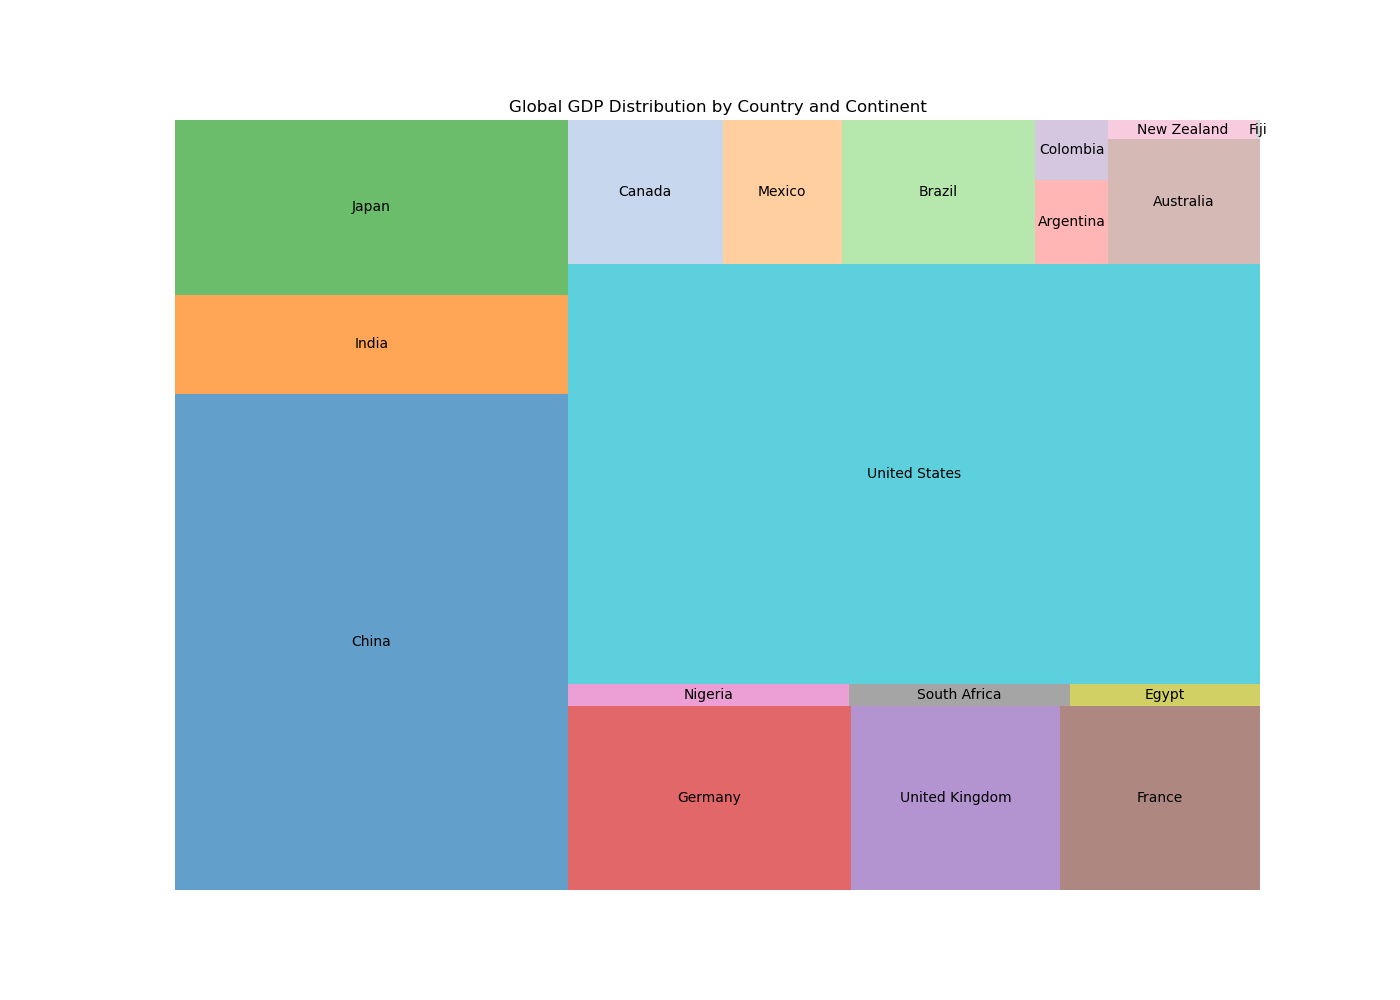

Generate this figure with Python:

import matplotlib.pyplot as plt
import pandas as pd
import squarify

data = {
    'Continent': ['Asia', 'Asia', 'Asia', 'Europe', 'Europe', 'Europe', 'Africa', 'Africa', 'Africa',
                  'North America', 'North America', 'North America', 'South America', 'South America',
                  'South America', 'Oceania', 'Oceania', 'Oceania'],
    'Country': ['China', 'India', 'Japan', 'Germany', 'United Kingdom', 'France', 'Nigeria',
                'South Africa', 'Egypt', 'United States', 'Canada', 'Mexico', 'Brazil', 'Argentina',
                'Colombia', 'Australia', 'New Zealand', 'Fiji'],
    'GDP (in billion USD)': [14342, 2869, 5055, 3846, 2827, 2716, 448,
                             351, 302, 21433, 1647, 1260, 2055, 449,
                             323, 1393, 211, 5]
}

df = pd.DataFrame(data)

plt.figure(figsize=(14, 10))
colors = ['#1f77b4', '#ff7f0e', '#2ca02c', '#d62728', '#9467bd', '#8c564b',
          '#e377c2', '#7f7f7f', '#bcbd22', '#17becf', '#aec7e8', '#ffbb78',
          '#98df8a', '#ff9896', '#c5b0d5', '#c49c94', '#f7b6d2', '#c7c7c7']
squarify.plot(sizes=df['GDP (in billion USD)'], label=df['Country'], color=colors, alpha=0.7)
plt.title('Global GDP Distribution by Country and Continent')
plt.axis('off')

plt.show()
